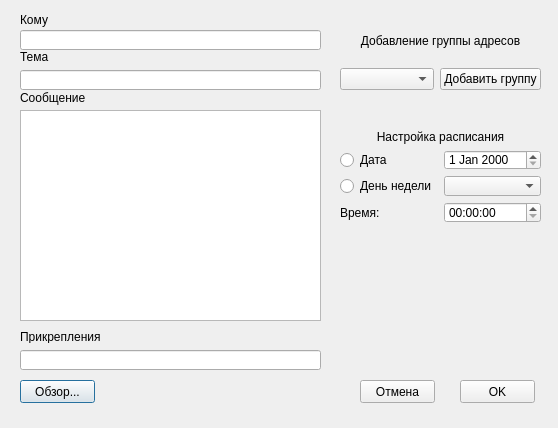
<?xml version="1.0" encoding="UTF-8"?>
<ui version="4.0">
 <class>AppendMailWindow</class>
 <widget class="QDialog" name="AppendMailWindow">
  <property name="geometry">
   <rect>
    <x>0</x>
    <y>0</y>
    <width>558</width>
    <height>428</height>
   </rect>
  </property>
  <property name="maximumSize">
   <size>
    <width>739</width>
    <height>496</height>
   </size>
  </property>
  <property name="windowTitle">
   <string>Dialog</string>
  </property>
  <widget class="QLineEdit" name="headerLineEdit">
   <property name="geometry">
    <rect>
     <x>20</x>
     <y>70</y>
     <width>301</width>
     <height>20</height>
    </rect>
   </property>
  </widget>
  <widget class="QLineEdit" name="fileNameLineEdit">
   <property name="geometry">
    <rect>
     <x>20</x>
     <y>350</y>
     <width>301</width>
     <height>20</height>
    </rect>
   </property>
  </widget>
  <widget class="QPushButton" name="selectFilePushButton">
   <property name="geometry">
    <rect>
     <x>20</x>
     <y>380</y>
     <width>75</width>
     <height>23</height>
    </rect>
   </property>
   <property name="text">
    <string>Обзор...</string>
   </property>
  </widget>
  <widget class="QPushButton" name="appendPushButton">
   <property name="geometry">
    <rect>
     <x>460</x>
     <y>380</y>
     <width>75</width>
     <height>23</height>
    </rect>
   </property>
   <property name="text">
    <string>OK</string>
   </property>
  </widget>
  <widget class="QPushButton" name="cancelPushButton">
   <property name="geometry">
    <rect>
     <x>360</x>
     <y>380</y>
     <width>75</width>
     <height>23</height>
    </rect>
   </property>
   <property name="text">
    <string>Отмена</string>
   </property>
  </widget>
  <widget class="QLineEdit" name="reciverLineEdit">
   <property name="geometry">
    <rect>
     <x>20</x>
     <y>30</y>
     <width>301</width>
     <height>20</height>
    </rect>
   </property>
  </widget>
  <widget class="QLabel" name="invalidInputLabel">
   <property name="geometry">
    <rect>
     <x>120</x>
     <y>90</y>
     <width>361</width>
     <height>20</height>
    </rect>
   </property>
   <property name="text">
    <string/>
   </property>
  </widget>
  <widget class="QPlainTextEdit" name="bodyTextEdit">
   <property name="geometry">
    <rect>
     <x>20</x>
     <y>110</y>
     <width>301</width>
     <height>211</height>
    </rect>
   </property>
  </widget>
  <widget class="QLabel" name="label">
   <property name="geometry">
    <rect>
     <x>20</x>
     <y>10</y>
     <width>31</width>
     <height>20</height>
    </rect>
   </property>
   <property name="text">
    <string>Кому</string>
   </property>
  </widget>
  <widget class="QLabel" name="label_2">
   <property name="geometry">
    <rect>
     <x>20</x>
     <y>50</y>
     <width>47</width>
     <height>13</height>
    </rect>
   </property>
   <property name="text">
    <string>Тема</string>
   </property>
  </widget>
  <widget class="QLabel" name="label_4">
   <property name="geometry">
    <rect>
     <x>20</x>
     <y>330</y>
     <width>90</width>
     <height>13</height>
    </rect>
   </property>
   <property name="text">
    <string>Прикрепления</string>
   </property>
  </widget>
  <widget class="QLabel" name="label_5">
   <property name="geometry">
    <rect>
     <x>20</x>
     <y>90</y>
     <width>71</width>
     <height>16</height>
    </rect>
   </property>
   <property name="text">
    <string>Сообщение</string>
   </property>
  </widget>
  <widget class="QWidget" name="">
   <property name="geometry">
    <rect>
     <x>340</x>
     <y>20</y>
     <width>201</width>
     <height>70</height>
    </rect>
   </property>
   <layout class="QGridLayout" name="gridLayout">
    <item row="1" column="1">
     <widget class="QPushButton" name="appendGroupButton">
      <property name="text">
       <string>Добавить группу</string>
      </property>
     </widget>
    </item>
    <item row="1" column="0">
     <widget class="QComboBox" name="mailGroupComboBox"/>
    </item>
    <item row="0" column="0" colspan="2">
     <widget class="QLabel" name="label_7">
      <property name="text">
       <string>Добавление группы адресов</string>
      </property>
      <property name="alignment">
       <set>Qt::AlignCenter</set>
      </property>
     </widget>
    </item>
   </layout>
  </widget>
  <widget class="QWidget" name="">
   <property name="geometry">
    <rect>
     <x>340</x>
     <y>130</y>
     <width>201</width>
     <height>93</height>
    </rect>
   </property>
   <layout class="QGridLayout" name="gridLayout_2">
    <item row="0" column="0" colspan="2">
     <widget class="QLabel" name="label_3">
      <property name="text">
       <string>Настройка расписания</string>
      </property>
      <property name="alignment">
       <set>Qt::AlignCenter</set>
      </property>
     </widget>
    </item>
    <item row="1" column="0">
     <widget class="QRadioButton" name="selectDateRadioButton">
      <property name="text">
       <string>Дата</string>
      </property>
     </widget>
    </item>
    <item row="1" column="1">
     <widget class="QDateEdit" name="dateEdit"/>
    </item>
    <item row="2" column="0">
     <widget class="QRadioButton" name="selectDayOfWeekRadioButton">
      <property name="text">
       <string>День недели</string>
      </property>
     </widget>
    </item>
    <item row="2" column="1">
     <widget class="QComboBox" name="dayOfWeekComboBox"/>
    </item>
    <item row="3" column="0">
     <widget class="QLabel" name="label_6">
      <property name="text">
       <string>Время:</string>
      </property>
     </widget>
    </item>
    <item row="3" column="1">
     <widget class="QTimeEdit" name="timeEdit"/>
    </item>
   </layout>
  </widget>
 </widget>
 <resources/>
 <connections/>
</ui>
